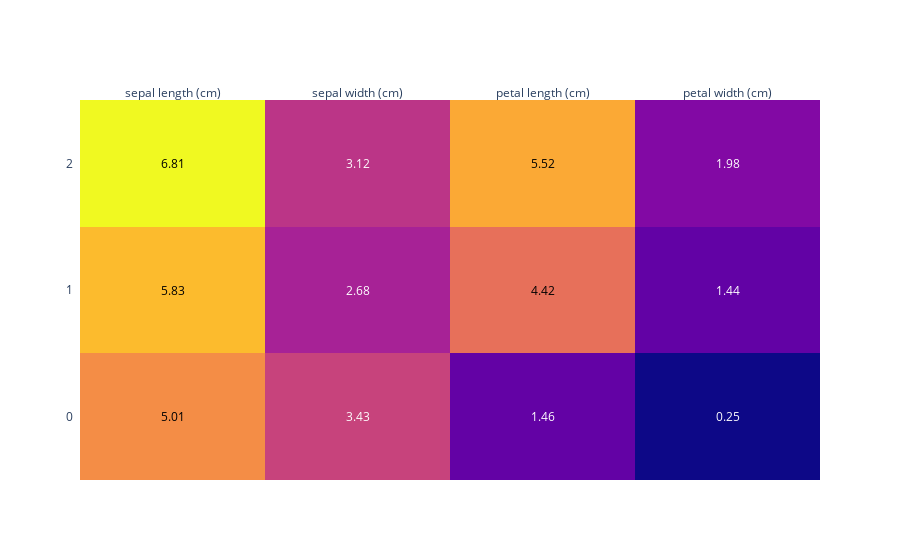

Write notebook code for a chart like this one.
### Markdown cell above
Our model is initialized and converged! Let's check out the coordinates of each cluster centers

### Code cell
# Cluster centers coordinates
# Let's use inverse transform to have the real coordinates
cluster_centers = sc.inverse_transform(kmeans.cluster_centers_)

# Let's get column names to facilita understanding
labels = load_iris().feature_names

matrix = pd.DataFrame(cluster_centers, columns = labels).round(2)

# Create heatmap with plotly
import plotly.figure_factory as ff

fig = ff.create_annotated_heatmap(matrix.values,
                                  x = matrix.columns.tolist(),
                                  y = matrix.index.tolist())


fig.show()

### Figure 1 — Plotly figure (JSON) as saved in the notebook; plotly's stock layout.template omitted (floating-point values rounded to 4 significant figures)
{"data": [{"colorscale": [[0, "#0d0887"], [0.1111, "#46039f"], [0.2222, "#7201a8"], [0.3333, "#9c179e"], [0.4444, "#bd3786"], [0.5556, "#d8576b"], [0.6667, "#ed7953"], [0.7778, "#fb9f3a"], [0.8889, "#fdca26"], [1, "#f0f921"]], "reversescale": false, "showscale": false, "type": "heatmap", "x": ["sepal length (cm)", "sepal width (cm)", "petal length (cm)", "petal width (cm)"], "y": [0, 1, 2], "z": [[5.01, 3.43, 1.46, 0.25], [5.83, 2.68, 4.42, 1.44], [6.81, 3.12, 5.52, 1.98]]}], "layout": {"annotations": [{"font": {"color": "#000000"}, "showarrow": false, "text": "5.01", "x": "sepal length (cm)", "xref": "x", "y": 0, "yref": "y"}, {"font": {"color": "#FFFFFF"}, "showarrow": false, "text": "3.43", "x": "sepal width (cm)", "xref": "x", "y": 0, "yref": "y"}, {"font": {"color": "#FFFFFF"}, "showarrow": false, "text": "1.46", "x": "petal length (cm)", "xref": "x", "y": 0, "yref": "y"}, {"font": {"color": "#FFFFFF"}, "showarrow": false, "text": "0.25", "x": "petal width (cm)", "xref": "x", "y": 0, "yref": "y"}, {"font": {"color": "#000000"}, "showarrow": false, "text": "5.83", "x": "sepal length (cm)", "xref": "x", "y": 1, "yref": "y"}, {"font": {"color": "#FFFFFF"}, "showarrow": false, "text": "2.68", "x": "sepal width (cm)", "xref": "x", "y": 1, "yref": "y"}, {"font": {"color": "#000000"}, "showarrow": false, "text": "4.42", "x": "petal length (cm)", "xref": "x", "y": 1, "yref": "y"}, {"font": {"color": "#FFFFFF"}, "showarrow": false, "text": "1.44", "x": "petal width (cm)", "xref": "x", "y": 1, "yref": "y"}, {"font": {"color": "#000000"}, "showarrow": false, "text": "6.81", "x": "sepal length (cm)", "xref": "x", "y": 2, "yref": "y"}, {"font": {"color": "#FFFFFF"}, "showarrow": false, "text": "3.12", "x": "sepal width (cm)", "xref": "x", "y": 2, "yref": "y"}, {"font": {"color": "#000000"}, "showarrow": false, "text": "5.52", "x": "petal length (cm)", "xref": "x", "y": 2, "yref": "y"}, {"font": {"color": "#FFFFFF"}, "showarrow": false, "text": "1.98", "x": "petal width (cm)", "xref": "x", "y": 2, "yref": "y"}], "xaxis": {"dtick": 1, "gridcolor": "rgb(0, 0, 0)", "side": "top", "ticks": ""}, "yaxis": {"dtick": 1, "ticks": "", "ticksuffix": "  "}}}
